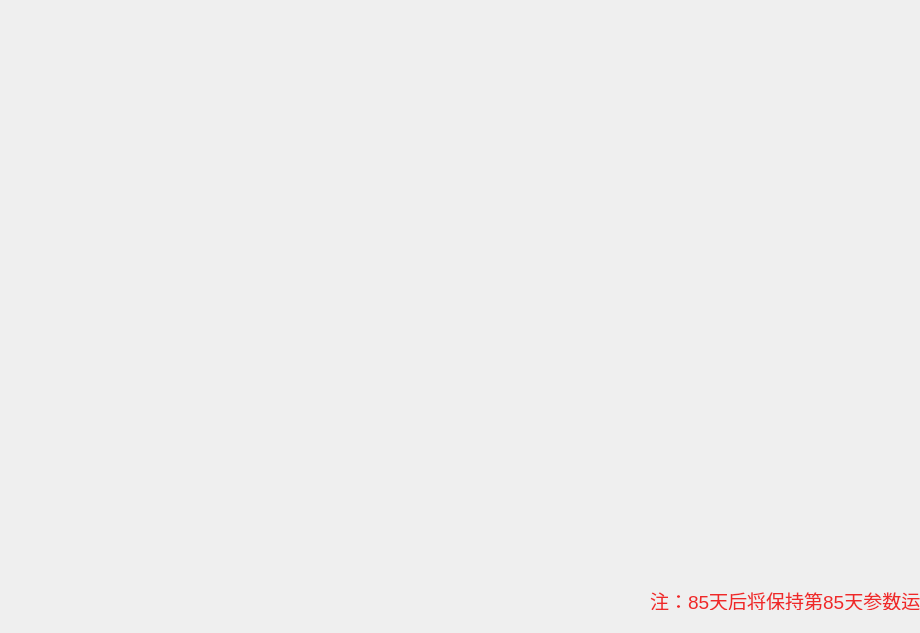
<?xml version="1.0" encoding="UTF-8"?>
<ui version="4.0">
 <class>TempSetPage</class>
 <widget class="QWidget" name="TempSetPage">
  <property name="geometry">
   <rect>
    <x>0</x>
    <y>0</y>
    <width>920</width>
    <height>633</height>
   </rect>
  </property>
  <property name="windowTitle">
   <string>Form</string>
  </property>
  <property name="styleSheet">
   <string notr="true">border-style:none;</string>
  </property>
  <widget class="QScrollArea" name="scrollArea">
   <property name="geometry">
    <rect>
     <x>0</x>
     <y>0</y>
     <width>920</width>
     <height>633</height>
    </rect>
   </property>
   <property name="styleSheet">
    <string notr="true">border-style:none;
background:transparent;</string>
   </property>
   <property name="widgetResizable">
    <bool>true</bool>
   </property>
   <widget class="QWidget" name="scrollAreaWidgetContents">
    <property name="geometry">
     <rect>
      <x>0</x>
      <y>0</y>
      <width>920</width>
      <height>633</height>
     </rect>
    </property>
    <widget class="QLabel" name="label">
     <property name="geometry">
      <rect>
       <x>650</x>
       <y>590</y>
       <width>301</width>
       <height>20</height>
      </rect>
     </property>
     <property name="palette">
      <palette>
       <active>
        <colorrole role="WindowText">
         <brush brushstyle="SolidPattern">
          <color alpha="255">
           <red>239</red>
           <green>41</green>
           <blue>41</blue>
          </color>
         </brush>
        </colorrole>
        <colorrole role="Button">
         <brush brushstyle="SolidPattern">
          <color alpha="0">
           <red>0</red>
           <green>0</green>
           <blue>0</blue>
          </color>
         </brush>
        </colorrole>
        <colorrole role="Base">
         <brush brushstyle="SolidPattern">
          <color alpha="0">
           <red>0</red>
           <green>0</green>
           <blue>0</blue>
          </color>
         </brush>
        </colorrole>
        <colorrole role="Window">
         <brush brushstyle="SolidPattern">
          <color alpha="0">
           <red>0</red>
           <green>0</green>
           <blue>0</blue>
          </color>
         </brush>
        </colorrole>
       </active>
       <inactive>
        <colorrole role="WindowText">
         <brush brushstyle="SolidPattern">
          <color alpha="255">
           <red>239</red>
           <green>41</green>
           <blue>41</blue>
          </color>
         </brush>
        </colorrole>
        <colorrole role="Button">
         <brush brushstyle="SolidPattern">
          <color alpha="0">
           <red>0</red>
           <green>0</green>
           <blue>0</blue>
          </color>
         </brush>
        </colorrole>
        <colorrole role="Base">
         <brush brushstyle="SolidPattern">
          <color alpha="0">
           <red>0</red>
           <green>0</green>
           <blue>0</blue>
          </color>
         </brush>
        </colorrole>
        <colorrole role="Window">
         <brush brushstyle="SolidPattern">
          <color alpha="0">
           <red>0</red>
           <green>0</green>
           <blue>0</blue>
          </color>
         </brush>
        </colorrole>
       </inactive>
       <disabled>
        <colorrole role="WindowText">
         <brush brushstyle="SolidPattern">
          <color alpha="255">
           <red>190</red>
           <green>190</green>
           <blue>190</blue>
          </color>
         </brush>
        </colorrole>
        <colorrole role="Button">
         <brush brushstyle="SolidPattern">
          <color alpha="0">
           <red>0</red>
           <green>0</green>
           <blue>0</blue>
          </color>
         </brush>
        </colorrole>
        <colorrole role="Base">
         <brush brushstyle="SolidPattern">
          <color alpha="0">
           <red>0</red>
           <green>0</green>
           <blue>0</blue>
          </color>
         </brush>
        </colorrole>
        <colorrole role="Window">
         <brush brushstyle="SolidPattern">
          <color alpha="0">
           <red>0</red>
           <green>0</green>
           <blue>0</blue>
          </color>
         </brush>
        </colorrole>
       </disabled>
      </palette>
     </property>
     <property name="font">
      <font>
       <pointsize>14</pointsize>
      </font>
     </property>
     <property name="text">
      <string>注：85天后将保持第85天参数运行</string>
     </property>
    </widget>
   </widget>
  </widget>
 </widget>
 <resources/>
 <connections/>
</ui>
